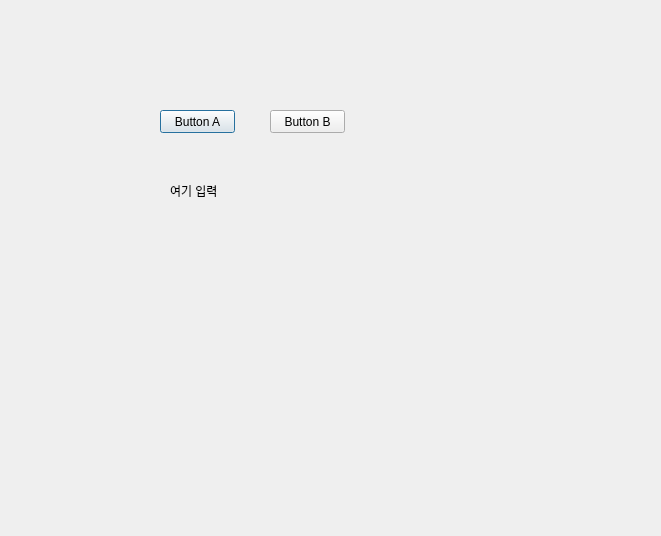
<?xml version="1.0" encoding="UTF-8"?>
<ui version="4.0">
 <class>Dialog</class>
 <widget class="QDialog" name="Dialog">
  <property name="geometry">
   <rect>
    <x>0</x>
    <y>0</y>
    <width>661</width>
    <height>536</height>
   </rect>
  </property>
  <property name="windowTitle">
   <string>Dialog</string>
  </property>
  <widget class="QPushButton" name="Button1">
   <property name="geometry">
    <rect>
     <x>160</x>
     <y>110</y>
     <width>75</width>
     <height>23</height>
    </rect>
   </property>
   <property name="text">
    <string>Button A</string>
   </property>
  </widget>
  <widget class="QPushButton" name="Button2">
   <property name="geometry">
    <rect>
     <x>270</x>
     <y>110</y>
     <width>75</width>
     <height>23</height>
    </rect>
   </property>
   <property name="text">
    <string>Button B</string>
   </property>
  </widget>
  <widget class="QLabel" name="label">
   <property name="geometry">
    <rect>
     <x>170</x>
     <y>170</y>
     <width>201</width>
     <height>41</height>
    </rect>
   </property>
   <property name="text">
    <string>여기 입력</string>
   </property>
  </widget>
 </widget>
 <resources/>
 <connections/>
</ui>
